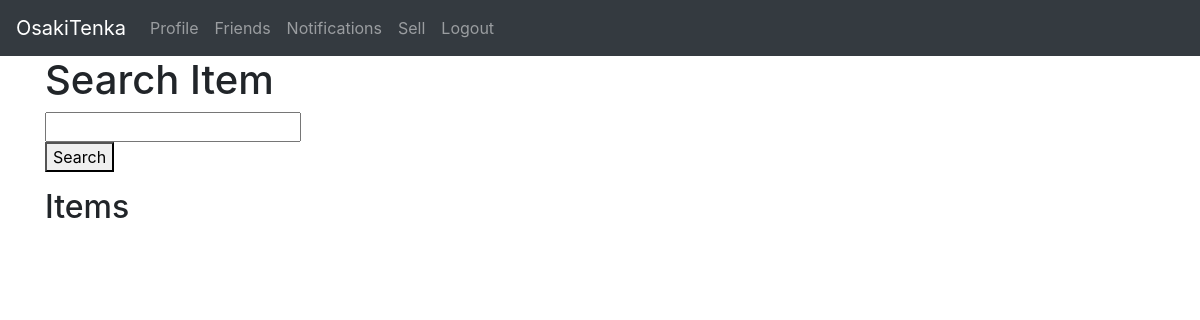
The app's page /product/search-item/ (signed in), older data.
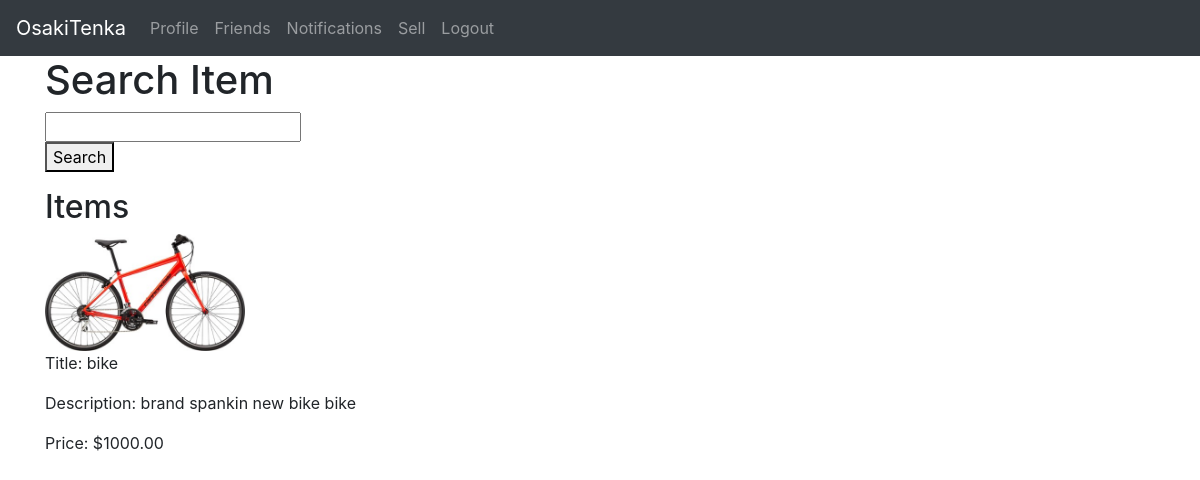
The same page, newer data.
### products/models.py (models this page shows)
class ProductsImage(models.Model):
	product = models.ForeignKey(Product, related_name='product', on_delete=models.CASCADE)
	image = models.ImageField(upload_to='product_image', blank=True)

class Product(models.Model):
	seller = models.ForeignKey(User, related_name='seller', null=True, on_delete=models.SET_NULL)
	title = models.CharField(max_length=500)
	description = models.CharField(max_length=500, blank=True)
	keywords = models.CharField(max_length=500)
	price = models.DecimalField(max_digits=20, decimal_places=2)
	created_date = models.DateTimeField(auto_now_add=True)
	updated_date = models.DateTimeField(auto_now=True)
	num_purchased = models.IntegerField(default=0)
	num_viewed = models.IntegerField(default=0)

### products/views.py (the view)
# urls.py: path('search-item/', views.search_item, name='search_item'),
def search_item(request):
		item = Product.objects.all()
		img = ProductsImage.objects.all()
		if request.method == 'POST':
			text = request.POST.get('textfield', None)
			try:
				item = item.filter(title__icontains= text).order_by('-num_purchased', '-num_viewed')
			except:
				return redirect('search_item')
		args = {
			'item': item,
			'img': img,
			}
		return render(request, 'products/search_item.html', args)

### products/templates/products/search_item.html (shortened to what this page needs)
{% extends 'base.html' %}
{% block body %}
<div class="container">
	<h1>Search Item</h1>
	{% if user.is_authenticated %}
		<form method="post">
		<input type="text" name="textfield">
		<br>
		<button type="submit">Search</button>
		</form>
	{% endif %}
	<h2>Items</h2>
		{% for itm in item %}
			{% for itmimg in img %}
			{% if itmimg.product == itm %}
				<a href="{% url 'view_item' pk=itm.id %}">
					<div><img src="{{ itmimg.image.url }}" width="200"></div>
				</a>
			{% endif %}
			{% endfor %}
			<p>Title: {{ itm.title }} </p>
			<p>Description: {{ itm.description }}</p>
			<p>Price: ${{ itm.price }}</p>
		{% endfor %}
</div>
{% endblock %}

### accounts/templates/base.html (shortened to what this page needs)
<html>
	<head>
		<link rel="stylesheet"
		href="https://stackpath.bootstrapcdn.com/bootstrap/4.3.1/css/bootstrap.min.css"
>
	</head>
	<body>
		<nav class="navbar navbar-expand navbar-dark bg-dark">
			<a class="navbar-brand" href="/home/">OsakiTenka</a>
			<div class="collapse navbar-collapse" id="navbarsExample02">
			{% if user.is_authenticated %}
			<ul class="navbar-nav mr-auto">
				<li class="nav-item">
					<a class="nav-link" href="{% url 'view_profile' %}">Profile</a>
				</li>
				<li class="nav-item">
					<a class="nav-link" href="{% url 'friend_list' %}">Friends</a>
				</li>
				<li class="nav-item">
					<a class="nav-link" href="{% url 'notify' %}">Notifications</a>
				</li>
				<li class="nav-item">
					<a class="nav-link" href="{% url 'submit_item' %}">Sell</a>
				</li>
				<li class="nav-item">
					<a class="nav-link" href="{% url 'logout' %}">Logout</a>
				</li>
			</ul>
			{% endif %}
			</div>
		</nav>
		{% block body %}{% endblock %}
	</body>
</html>

Row changes from the older to the newer data that the page shows:
added Product: title "bike", description "brand spankin new bike bike", price "1000.00"
added ProductsImage: image (picture)
